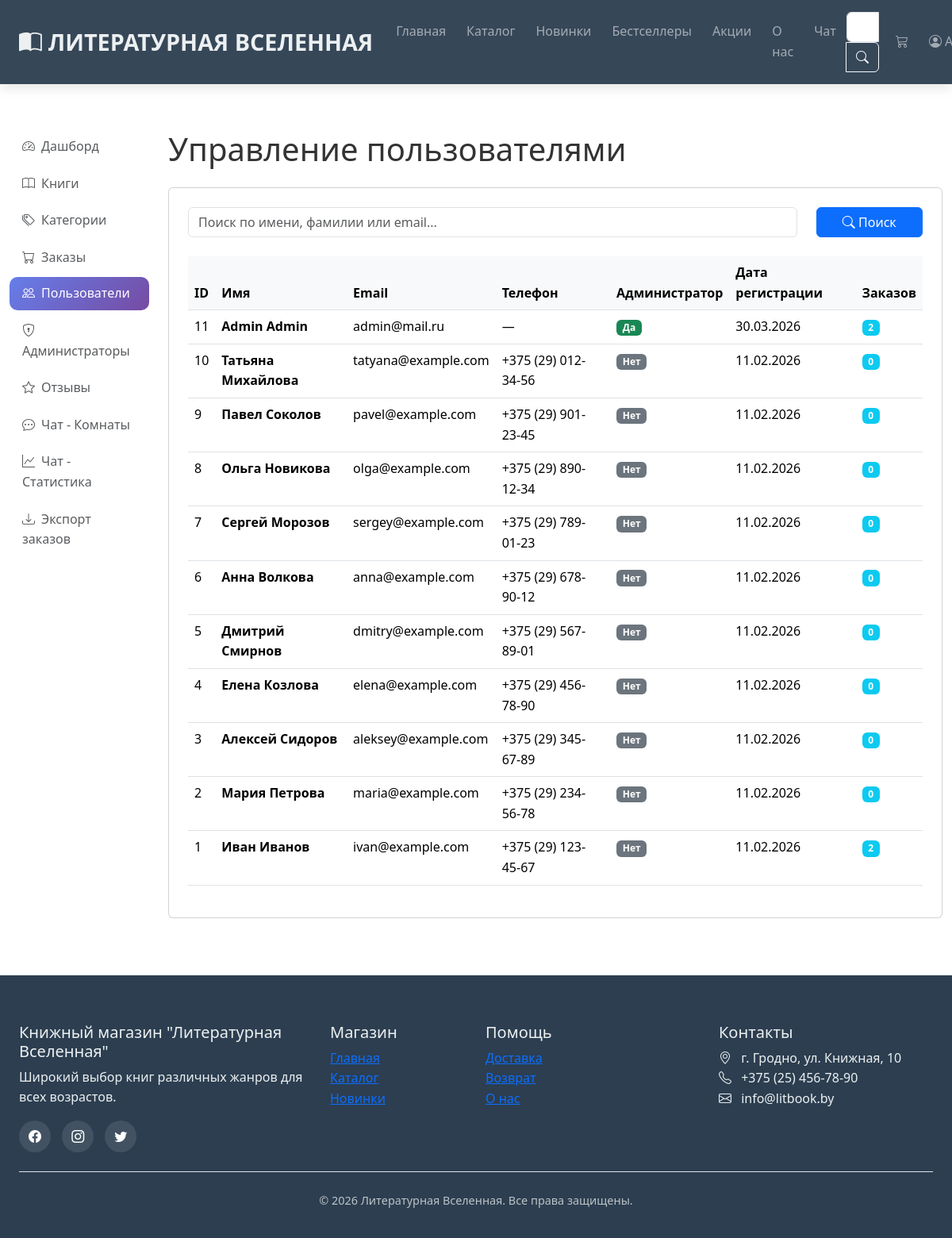
/admin/users (signed in), run on the app's committed database.
### models.py (models this page shows, shortened)
class User(db.Model):
    __tablename__ = 'users'
    id = db.Column(db.Integer, primary_key=True)
    first_name = db.Column(db.String(50), nullable=False)
    last_name = db.Column(db.String(50), nullable=False)
    email = db.Column(db.String(120), unique=True, nullable=False)
    password_hash = db.Column(db.String(128))
    phone = db.Column(db.String(20))
    is_admin = db.Column(db.Boolean, default=False)  # Добавленное поле
    created_at = db.Column(db.DateTime, default=datetime.now)
    orders = db.relationship('Order', backref='user', lazy=True)
    wishlist = db.relationship('Wishlist', backref='user', lazy=True)

### admin.py (the view, shortened to what this page needs)
@admin_bp.route('/users')
@admin_required
def users():
    page = request.args.get('page', 1, type=int)
    per_page = 20
    search = request.args.get('search', '')
    query = User.query
    pagination = query.order_by(User.created_at.desc()).paginate(page=page, per_page=per_page, error_out=False)
    users = pagination.items
    return render_template('admin/users.html', users=users, pagination=pagination, search=search)

### admin.py (called while the page is built)
def admin_required(f):
    @wraps(f)
    def decorated_function(*args, **kwargs):
        if 'user_id' not in session:
            flash('Пожалуйста, войдите в систему', 'warning')
            return redirect(url_for('login'))
        user = User.query.get(session['user_id'])
        if not user or not user.is_admin:
            flash('Доступ запрещен. Требуются права администратора.', 'danger')
            return redirect(url_for('index'))
        return f(*args, **kwargs)
    return decorated_function

### app.py (called while the page is built)
@app.context_processor
def inject_data():
    categories = Category.query.all()
    cart_count = 0
    if 'cart' in session:
        cart_count = sum(item['quantity'] for item in session['cart'].values())
    return dict(
        categories=categories,
        cart_count=cart_count,
        current_year=datetime.now().year
    )

### templates/admin/users.html (shortened to what this page needs)
{% extends "base.html" %}
{% block content %}
<div style="height: 70px;"></div>
<div class="container-fluid py-4">
    <div class="row">
        <div class="col-md-3 col-lg-2 mb-4">
            {% include "admin/sidebar.html" %}
        </div>
        <div class="col-md-9 col-lg-10">
            <h1 class="mb-4">Управление пользователями</h1>
            <div class="card">
                <div class="card-body">
                    <form method="get" class="mb-4">
                        <div class="row">
                            <div class="col-md-10">
                                <input type="text" name="search" class="form-control"
                                       placeholder="Поиск по имени, фамилии или email..."
                                       value="{{ search }}">
                            </div>
                            <div class="col-md-2">
                                <button type="submit" class="btn btn-primary w-100">
                                    <i class="bi bi-search"></i> Поиск
                                </button>
                            </div>
                        </div>
                    </form>
                    <div class="table-responsive">
                        <table class="table table-hover">
                            <thead>
                                <tr>
                                    <th>ID</th>
                                    <th>Имя</th>
                                    <th>Email</th>
                                    <th>Телефон</th>
                                    <th>Администратор</th>
                                    <th>Дата регистрации</th>
                                    <th>Заказов</th>
                                </tr>
                            </thead>
                            <tbody>
                                {% for user in users %}
                                <tr>
                                    <td>{{ user.id }}</td>
                                    <td>
                                        <strong>{{ user.first_name }} {{ user.last_name }}</strong>
                                    </td>
                                    <td>{{ user.email }}</td>
                                    <td>{{ user.phone or '—' }}</td>
                                    <td>
                                        {% if user.is_admin %}
                                            <span class="badge bg-success">Да</span>
                                        {% else %}
                                            <span class="badge bg-secondary">Нет</span>
                                        {% endif %}
                                    </td>
                                    <td>{{ user.created_at.strftime('%d.%m.%Y') }}</td>
                                    <td>
                                        <span class="badge bg-info">{{ user.orders|length }}</span>
                                    </td>
                                </tr>
                                {% endfor %}
                            </tbody>
                        </table>
                    </div>
                </div>
            </div>
        </div>
    </div>
</div>
{% endblock %}

### static/css/style.css (style rules this page uses)
:root { --primary-color: #2c3e50; --secondary-color: #3498db; --accent-color: #e74c3c; --light-color: #ecf0f1; --dark-color: #2c3e50; --text-color: #333; --shadow: 0 5px 15px rgba(0, 0, 0, 0.1); --transition: all 0.3s ease; }
* { margin: 0; padding: 0; box-sizing: border-box; }
body { font-family: "Segoe UI", Tahoma, Geneva, Verdana, sans-serif; color: var(--text-color); line-height: 1.6; overflow-x: hidden; }
.card-body { padding: 1.5rem; }
.table th { background-color: #f8f9fa; font-weight: 600; }

### data on the page
User: id "11", first_name "Admin", last_name "Admin", email "admin@mail.ru", phone "—", is_admin "Да", created_at "30.03.2026", orders|length "2"
User: id "10", first_name "Татьяна", last_name "Михайлова", email "tatyana@example.com", phone "+375 (29) 012-34-56", is_admin "Нет", created_at "11.02.2026", orders|length "0"
User: id "9", first_name "Павел", last_name "Соколов", email "pavel@example.com", phone "+375 (29) 901-23-45", is_admin "Нет", created_at "11.02.2026", orders|length "0"
User: id "8", first_name "Ольга", last_name "Новикова", email "olga@example.com", phone "+375 (29) 890-12-34", is_admin "Нет", created_at "11.02.2026", orders|length "0"
User: id "7", first_name "Сергей", last_name "Морозов", email "sergey@example.com", phone "+375 (29) 789-01-23", is_admin "Нет", created_at "11.02.2026", orders|length "0"
User: id "6", first_name "Анна", last_name "Волкова", email "anna@example.com", phone "+375 (29) 678-90-12", is_admin "Нет", created_at "11.02.2026", orders|length "0"
User: id "5", first_name "Дмитрий", last_name "Смирнов", email "dmitry@example.com", phone "+375 (29) 567-89-01", is_admin "Нет", created_at "11.02.2026", orders|length "0"
User: id "4", first_name "Елена", last_name "Козлова", email "elena@example.com", phone "+375 (29) 456-78-90", is_admin "Нет", created_at "11.02.2026", orders|length "0"
User: id "3", first_name "Алексей", last_name "Сидоров", email "aleksey@example.com", phone "+375 (29) 345-67-89", is_admin "Нет", created_at "11.02.2026", orders|length "0"
User: id "2", first_name "Мария", last_name "Петрова", email "maria@example.com", phone "+375 (29) 234-56-78", is_admin "Нет", created_at "11.02.2026", orders|length "0"
User: id "1", first_name "Иван", last_name "Иванов", email "ivan@example.com", phone "+375 (29) 123-45-67", is_admin "Нет", created_at "11.02.2026", orders|length "2"
